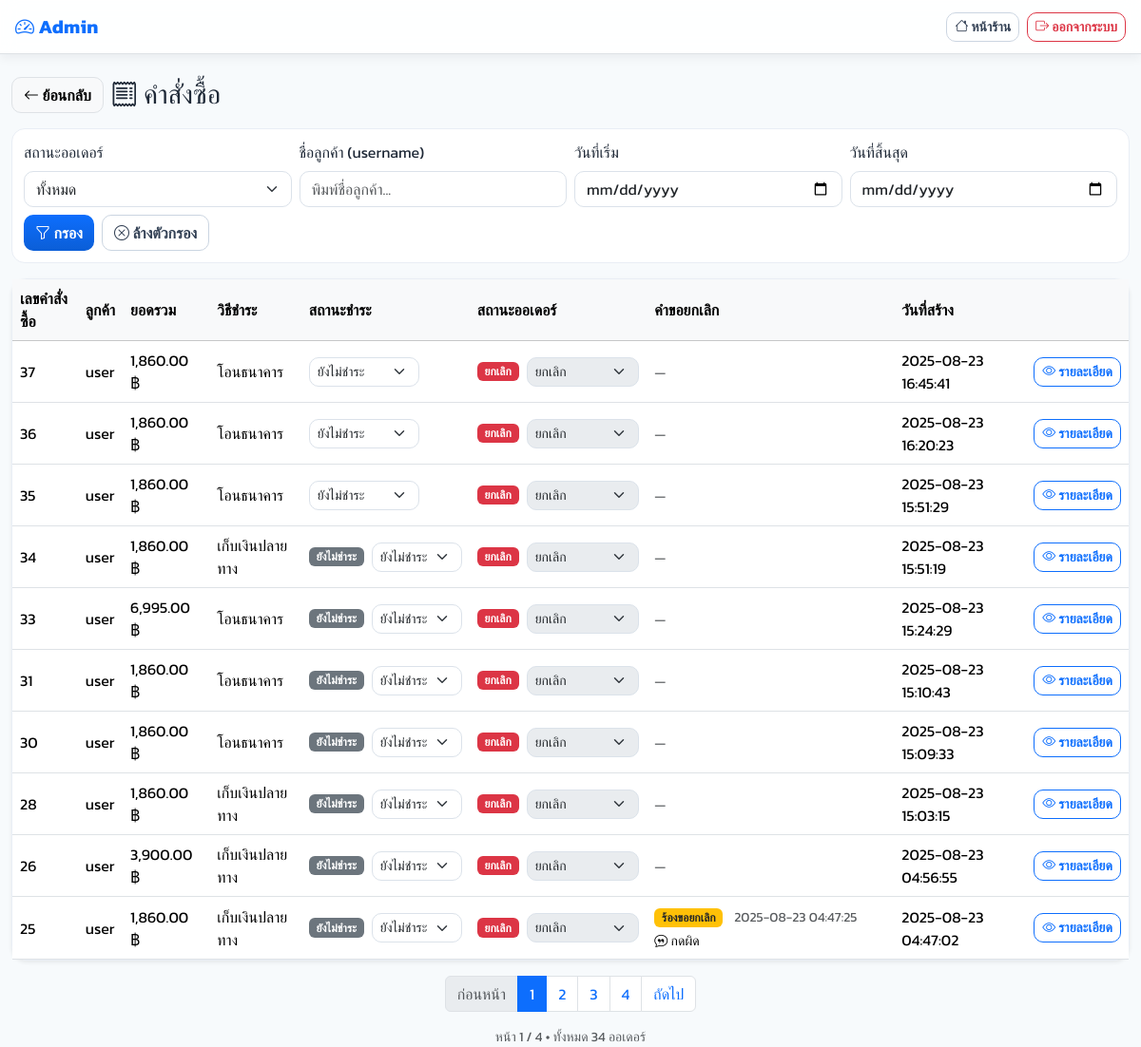
Page /Home/admin/orders.php (signed in) on the earlier database version.
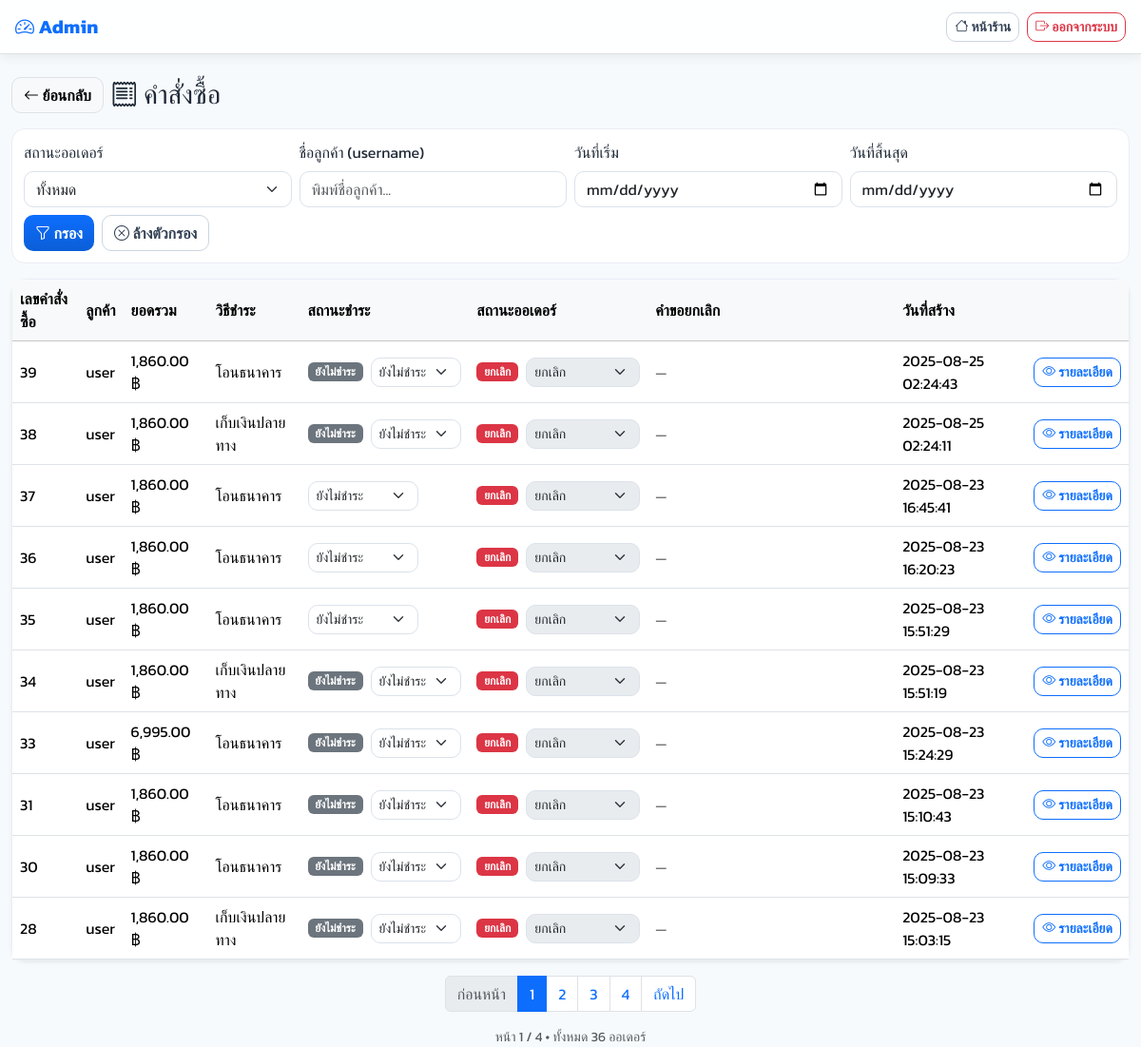
Same page on the later database version.
### tables this page shows
CREATE TABLE `orders` (
  `id` bigint(20) UNSIGNED NOT NULL,
  `user_id` bigint(20) UNSIGNED NOT NULL,
  `total_price` decimal(10,2) NOT NULL DEFAULT 0.00,
  `status` enum('pending','processing','shipped','delivered','completed','cancel_requested','cancelled') NOT NULL DEFAULT 'pending',
  `payment_status` enum('unpaid','pending','paid','refunded') NOT NULL DEFAULT 'unpaid',
  `stock_deducted` tinyint(1) NOT NULL DEFAULT 0,
  `shipping_name` varchar(150) DEFAULT NULL,
  `shipping_phone` varchar(30) DEFAULT NULL,
  `shipping_address` text DEFAULT NULL,
  `created_at` timestamp NOT NULL DEFAULT current_timestamp(),
  `expires_at` datetime DEFAULT NULL,
  `updated_at` timestamp NULL DEFAULT NULL ON UPDATE current_timestamp(),
  `payment_method` enum('cod','bank') DEFAULT 'cod',
  `slip_image` varchar(255) DEFAULT NULL,
  `cancel_reason` text DEFAULT NULL,
  `cancel_requested_at` timestamp NULL DEFAULT NULL
);

CREATE TABLE `users` (
  `id` bigint(20) UNSIGNED NOT NULL,
  `username` varchar(100) NOT NULL,
  `email` varchar(255) NOT NULL,
  `password_hash` varchar(255) NOT NULL,
  `role` enum('user','seller','admin') DEFAULT 'user',
  `phone` varchar(30) DEFAULT NULL,
  `address` text DEFAULT NULL,
  `profile_pic` varchar(255) DEFAULT NULL,
  `is_active` tinyint(1) NOT NULL DEFAULT 1,
  `created_at` timestamp NOT NULL DEFAULT current_timestamp(),
  `updated_at` timestamp NULL DEFAULT NULL ON UPDATE current_timestamp(),
  `full_name` varchar(150) DEFAULT NULL,
  `avatar` varchar(255) DEFAULT NULL,
  `address_line1` varchar(255) DEFAULT NULL,
  `address_line2` varchar(255) DEFAULT NULL,
  `district` varchar(120) DEFAULT NULL,
  `province` varchar(120) DEFAULT NULL,
  `postcode` varchar(12) DEFAULT NULL
);

### Home/admin/orders.php (the view, shortened to what the changed rows need)
<?php
require __DIR__ . '/../includes/db.php';
function h($s){ return htmlspecialchars($s ?? '', ENT_QUOTES, 'UTF-8'); }
function baht($n){ return number_format((float)$n,2); }
$PAY_THAI = [
  'unpaid'   => 'ยังไม่ชำระ',
  'pending'  => 'รอตรวจสอบ',
  'paid'     => 'ชำระแล้ว',
  'refunded' => 'คืนเงินแล้ว',
  'expired'  => 'หมดเวลาชำระ',
];
$PAY_BADGE = [
  'unpaid'   => 'secondary',
  'pending'  => 'warning text-dark',
  'paid'     => 'success',
  'refunded' => 'info text-dark',
  'expired'  => 'danger',
];
$ORDER_THAI = [
  'pending'          => 'ใหม่/กำลังตรวจสอบ',
  'processing'       => 'กำลังเตรียม/แพ็ค',
  'shipped'          => 'ส่งออกจากคลัง',
  'delivered'        => 'ถึงปลายทาง',
  'completed'        => 'เสร็จสิ้น',
  'cancel_requested' => 'รอยืนยันยกเลิก',
  'cancelled'        => 'ยกเลิก',
];
$ORDER_BADGE = [
  'pending'          => 'info text-dark',
  'processing'       => 'primary',
  'shipped'          => 'primary',
  'delivered'        => 'success',
  'completed'        => 'success',
  'cancel_requested' => 'warning text-dark',
  'cancelled'        => 'danger',
];
$per_page = 10;
$page     = max(1, (int)($_GET['page'] ?? 1));
$offset   = ($page - 1) * $per_page;
$count_sql = "
  SELECT COUNT(DISTINCT o.id) AS c
  FROM orders o
  LEFT JOIN users u ON u.id=o.user_id
  WHERE 1=1
";
$stc = $conn->prepare($count_sql);
$stc->execute();
$total_rows = (int)($stc->get_result()->fetch_assoc()['c'] ?? 0);
$total_pages = max(1, (int)ceil($total_rows / $per_page));
$sql = "
  SELECT
    o.id, o.user_id, o.status, o.payment_method, o.payment_status, o.created_at,
    o.cancel_reason, o.cancel_requested_at,
    o.slip_image, o.expires_at,
    u.username,
    COALESCE(SUM(oi.quantity*oi.unit_price),0) AS total_amount,
    -- เวลาที่เหลือ (วินาที) ถึงหมดเวลา
    GREATEST(
      0,
      TIMESTAMPDIFF(
        SECOND,
        NOW(),
        COALESCE(o.expires_at, DATE_ADD(o.created_at, INTERVAL 15 MINUTE))
      )
    ) AS remaining_sec
  FROM orders o
  LEFT JOIN users u ON u.id=o.user_id
  LEFT JOIN order_items oi ON oi.order_id=o.id
  WHERE 1=1
";
$params=[]; $types="";
$sql .= " GROUP BY o.id ORDER BY o.created_at DESC LIMIT ? OFFSET ? ";
$params[] = $per_page; $types .= "i";
$params[] = $offset;   $types .= "i";
$stmt = $conn->prepare($sql);
if ($params) { $stmt->bind_param($types, ...$params); }
$stmt->execute();
$orders = $stmt->get_result()->fetch_all(MYSQLI_ASSOC);
function page_link($p){
  $qs = $_GET; $qs['page']=$p;
  return 'orders.php?'.http_build_query($qs);
}
?>
<!doctype html>
<html lang="th">
<head>
  <link href="https://cdn.jsdelivr.net/npm/bootstrap@5.3.2/dist/css/bootstrap.min.css" rel="stylesheet">
  <link href="https://cdn.jsdelivr.net/npm/bootstrap-icons/font/bootstrap-icons.css" rel="stylesheet">
  <link rel="stylesheet" href="../assets/css/style.css">
</head>
<body>
<div class="container-fluid my-4">
  <div class="card shadow-sm">
    <div class="table-responsive">
      <table class="table table-hover align-middle mb-0">
        <thead class="table-light">
          <tr>
            <th>เลขคำสั่งซื้อ</th>
            <th>ลูกค้า</th>
            <th>ยอดรวม</th>
            <th>วิธีชำระ</th>
            <th>สถานะชำระ</th>
            <th>สถานะออเดอร์</th>
            <th style="min-width:260px">คำขอยกเลิก</th>
            <th>วันที่สร้าง</th>
            <th></th>
          </tr>
        </thead>
        <tbody>
          <?php if(empty($orders)): ?>
            <tr><td colspan="9" class="text-center text-muted">ไม่มีออเดอร์</td></tr>
          <?php else: foreach($orders as $o):
            $isBank  = ($o['payment_method'] === 'bank');
            $noSlip  = empty($o['slip_image']);
            $expired_now = ((int)($o['remaining_sec'] ?? 0) === 0);
            $expired_by_rule = (
              $o['payment_status'] === 'expired'
              || ($isBank && $noSlip && in_array($o['payment_status'], ['unpaid','pending'], true) && $expired_now)
            );
            $effective_status = $expired_by_rule ? 'cancelled' : ($o['status'] ?: 'pending');
            $payBadge = $PAY_BADGE[$o['payment_status']] ?? 'secondary';
            $ordBadge = $ORDER_BADGE[$effective_status] ?? 'secondary';
          ?>
            <tr>
              <td><?= (int)$o['id'] ?></td>
              <td><?= h($o['username'] ?? ('UID '.$o['user_id'])) ?></td>
              <td><?= baht($o['total_amount']) ?> ฿</td>
              <td><?= $o['payment_method']==='bank' ? 'โอนธนาคาร' : 'เก็บเงินปลายทาง' ?></td>
              <td>
                <div class="d-flex align-items-center gap-2">
                  <span class="badge bg-<?= $payBadge ?>"><?= h($PAY_THAI[$o['payment_status']] ?? $o['payment_status']) ?></span>
                  <form action="order_update.php" method="post" class="d-inline">
                    <select name="value" class="form-select form-select-sm" onchange="this.form.submit()">
                      <?php foreach (['unpaid','pending','paid','refunded','expired'] as $val): ?>
                        <option value="<?= $val ?>" <?= $o['payment_status']===$val?'selected':'' ?>>
                          <?= h($PAY_THAI[$val]) ?>
                        </option>
                      <?php endforeach; ?>
                    </select>
                  </form>
                </div>
              </td>
              <td>
                <div class="d-flex align-items-center gap-2">
                  <span class="badge bg-<?= $ordBadge ?>"><?= h($ORDER_THAI[$effective_status] ?? $effective_status) ?></span>
                  <form action="order_update.php" method="post" class="d-inline">
                    <select name="value" class="form-select form-select-sm" onchange="this.form.submit()" <?= $effective_status==='cancelled'?'disabled':'' ?>>
                      <?php foreach (['pending','processing','shipped','delivered','completed','cancel_requested','cancelled'] as $val): ?>
                        <option value="<?= $val ?>" <?= $effective_status===$val?'selected':'' ?>>
                          <?= h($ORDER_THAI[$val]) ?>
                        </option>
                      <?php endforeach; ?>
                    </select>
                  </form>
                </div>
              </td>
              <td>
                <?php if (!empty($o['cancel_requested_at'])): ?>
                  <div>
                    <span class="badge bg-warning text-dark">ร้องขอยกเลิก</span>
                    <span class="text-muted small ms-2"><?= h($o['cancel_requested_at']) ?></span>
                  </div>
                  <?php if (!empty($o['cancel_reason'])): ?>
                    <div class="small ellipsis-2 mt-1"><i class="bi bi-chat-quote"></i> <?= h($o['cancel_reason']) ?></div>
                  <?php endif; ?>
                <?php else: ?>
                  <span class="text-muted small">—</span>
                <?php endif; ?>
              </td>
              <td><?= h($o['created_at']) ?></td>
              <td class="text-nowrap">
                <a href="order_detail.php?id=<?= (int)$o['id'] ?>" class="btn btn-sm btn-outline-primary">
                  <i class="bi bi-eye"></i> รายละเอียด
                </a>
              </td>
            </tr>
          <?php endforeach; endif; ?>
        </tbody>
      </table>
    </div>
  </div>
  <?php if($total_pages>1): ?>
    <nav class="mt-3">
      <ul class="pagination justify-content-center flex-wrap">
        <li class="page-item <?= $page<=1?'disabled':'' ?>">
          <a class="page-link" href="<?= $page<=1?'#':h(page_link($page-1)) ?>">ก่อนหน้า</a>
        </li>
        <?php
          $window = 2;
          $start_p = max(1, $page-$window);
          $end_p   = min($total_pages, $page+$window);
          for($p=$start_p; $p<=$end_p; $p++){
            echo '<li class="page-item '.($p==$page?'active':'').'"><a class="page-link" href="'.h(page_link($p)).'">'.$p.'</a></li>';
          }
          if ($end_p < $total_pages){
            echo '<li class="page-item"><a class="page-link" href="'.h(page_link($total_pages)).'">'.$total_pages.'</a></li>';
          }
        ?>
        <li class="page-item <?= $page>=$total_pages?'disabled':'' ?>">
          <a class="page-link" href="<?= $page>=$total_pages?'#':h(page_link($page+1)) ?>">ถัดไป</a>
        </li>
      </ul>
      <div class="text-center text-muted small">หน้า <?=$page?> / <?=$total_pages?> • ทั้งหมด <?=$total_rows?> ออเดอร์</div>
    </nav>
  <?php endif; ?>
</div>
</body>
</html>

Differences in the rows shown:
no longer on this page (row unchanged): orders: id "26", user.username "user", total_amount "3,900.00", shows "เก็บเงินปลายทาง", payment_status "ยังไม่ชำระ", value "ยังไม่ชำระ", payment_status+payment_method+status "ยกเลิก", value "ยกเลิก", created_at "2025-08-23 04:56:55"
no longer on this page (row unchanged): orders: id "25", user.username "user", total_amount "1,860.00", shows "เก็บเงินปลายทาง", payment_status "ยังไม่ชำระ", value "ยังไม่ชำระ", payment_status+payment_method+status "ยกเลิก", value "ยกเลิก", cancel_requested_at "2025-08-23 04:47:25", cancel_reason "กดผิด", created_at "2025-08-23 04:47:02"
added orders: id "39", user.username "user", total_amount "1,860.00", shows "โอนธนาคาร", payment_status "ยังไม่ชำระ", value "ยังไม่ชำระ", effective_status "ยกเลิก", value "ยกเลิก", created_at "2025-08-25 02:24:43"
added orders: id "38", user.username "user", total_amount "1,860.00", shows "เก็บเงินปลายทาง", payment_status "ยังไม่ชำระ", value "ยังไม่ชำระ", payment_status+payment_method+status "ยกเลิก", value "ยกเลิก", created_at "2025-08-25 02:24:11"
Other differences:
$total_rows: "34" → "36"
